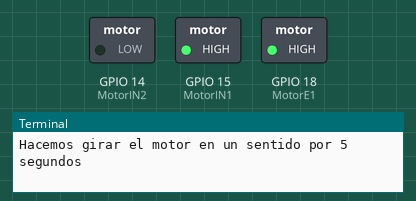
Recording of a program running on a simulated Raspberry Pi (BCM pin numbers). Parts: switched loads named in the program (green lamp = pin HIGH), the last lines printed to the terminal. At 12.0 s the program stops and its outputs stay as they are.

Above: at 0.1 s.
At 5.1 s:
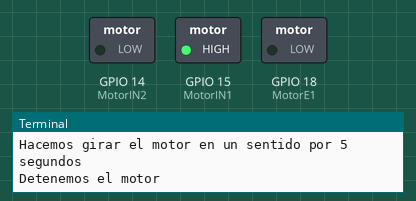
At 6.1 s:
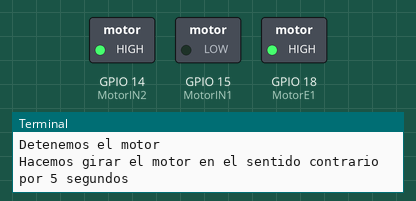
At 11.1 s:
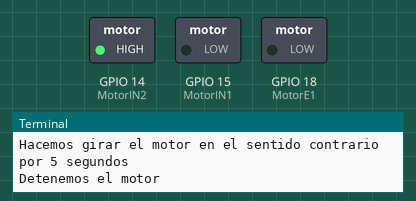
At 12.1 s:
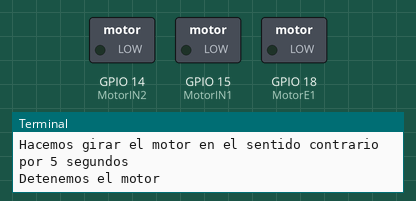
Timing chart, 0 to 13.5 s (numbered marks = the images above):
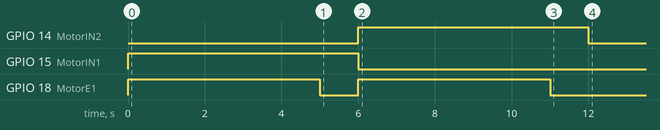

The program:

motorvariable.py
```python
import RPi.GPIO as GPIO
from time import sleep

GPIO.setmode(GPIO.BCM)

MotorIN1 = 15
MotorIN2 = 14
MotorE1 = 18

GPIO.setup(MotorIN1,GPIO.OUT)
GPIO.setup(MotorIN2,GPIO.OUT)
GPIO.setup(MotorE1,GPIO.OUT)

print("Hacemos girar el motor en un sentido por 5 segundos")
GPIO.output(MotorIN1,GPIO.HIGH) # Establecemos el sentido de giro con los pines IN1 e IN2
GPIO.output(MotorIN2,GPIO.LOW)  # Establecemos el sentido de giro con los pines IN1 e IN2
GPIO.output(MotorE1,GPIO.HIGH)  # Habilitamos las salidas OUT1 y OUT2 del puente H

sleep(5)

print ("Detenemos el motor")
GPIO.output(MotorE1,GPIO.LOW)

sleep(1)

print("Hacemos girar el motor en el sentido contrario por 5 segundos")
GPIO.output(MotorIN1,GPIO.LOW)   # Establecemos el sentido de giro con los pines IN1 e IN2
GPIO.output(MotorIN2,GPIO.HIGH)  # Establecemos el sentido de giro con los pines IN1 e IN2
GPIO.output(MotorE1,GPIO.HIGH)   # Habilitamos las salidas OUT1 y OUT2 del puente H

sleep(5)

print ("Detenemos el motor")
GPIO.output(MotorE1,GPIO.LOW)

sleep(1)

GPIO.cleanup()
```

Measured:
- by itself, GPIO 14 (MotorIN2): LOW → HIGH at 6.0 s, → LOW 6.0 s later
- by itself, GPIO 15 (MotorIN1): LOW → HIGH at 0.00 s, → LOW 6.0 s later
- by itself, GPIO 18 (MotorE1): alternates HIGH for 5.0 s and LOW for 1.0 s
